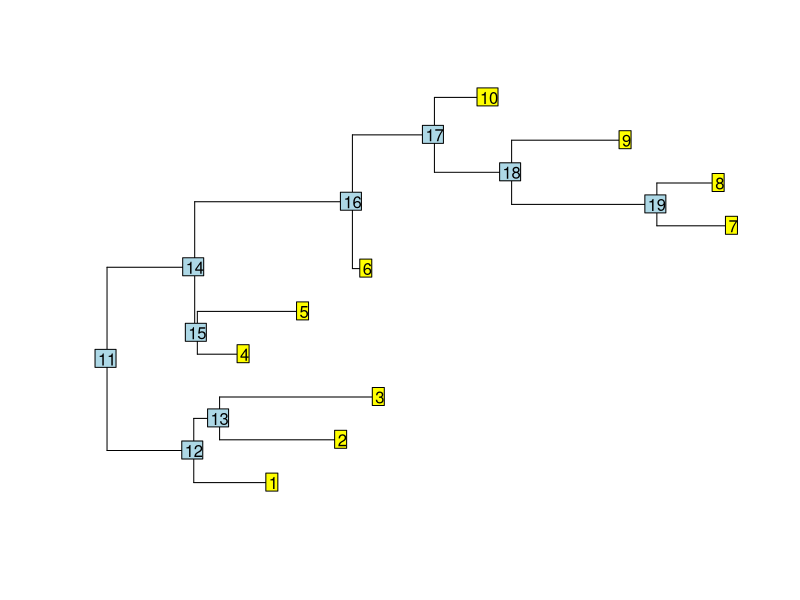

Generate this figure with R:
library(ape)


### Name: reorder.phylo
### Title: Internal Reordering of Trees
### Aliases: reorder.phylo reorder.multiPhylo cladewise postorder
### Keywords: manip

### ** Examples

data(bird.families)
tr <- reorder(bird.families, "postorder")
all.equal(bird.families, tr) # uses all.equal.phylo actually
all.equal.list(bird.families, tr) # bypasses the generic

## get the number of descendants for each tip or node:
nr_desc <-  function(x) {
    res <- numeric(max(x$edge))
    res[1:Ntip(x)] <- 1L
    for (i in postorder(x)) {
       tmp <- x$edge[i,1]
       res[tmp] <- res[tmp] + res[x$edge[i, 2]]
   }
   res
}
## apply it to a random tree:
tree <- rtree(10)
plot(tree, show.tip.label = FALSE)
tiplabels()
nodelabels()
nr_desc(tree)
